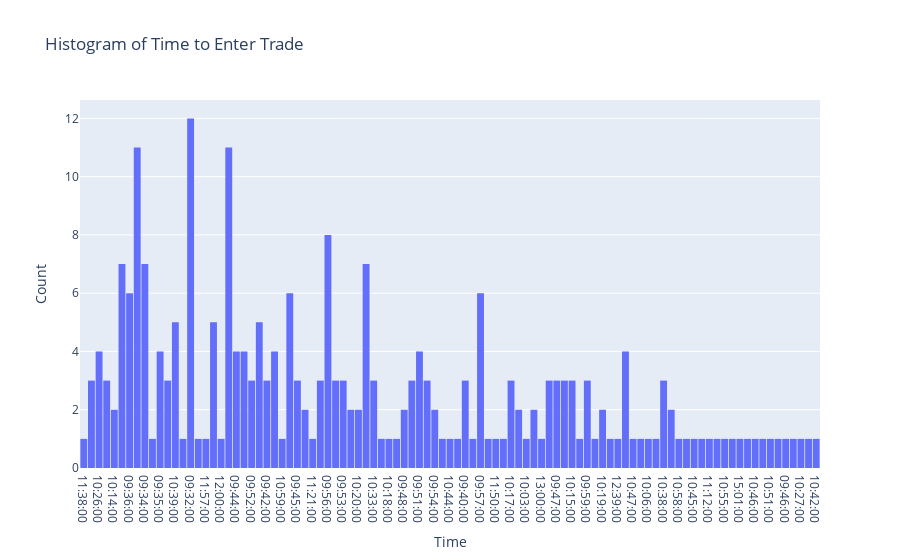

The notebook cell this image was saved under:
### Code cell
fig = px.histogram(trades, x="TimeEnter", nbins=50, title="Histogram of Time to Enter Trade")
fig.update_layout(
    xaxis_title="Time",
    yaxis_title="Count",
    bargap=0.1
)
fig.show()

### Figure 1 — Plotly figure (JSON) as saved in the notebook; plotly's stock layout.template omitted (floating-point values rounded to 4 significant figures; data arrays with more than 128 entries replaced by an {"elided": "..."} marker saying what was removed)
{"data": [{"alignmentgroup": "True", "bingroup": "x", "hovertemplate": "TimeEnter=%{x}<br>count=%{y}<extra></extra>", "legendgroup": "", "marker": {"color": "#636efa", "pattern": {"shape": ""}}, "name": "", "nbinsx": 50, "offsetgroup": "", "orientation": "v", "showlegend": false, "type": "histogram", "x": {"elided": "251 str values"}, "xaxis": "x", "yaxis": "y"}], "layout": {"bargap": 0.1, "barmode": "relative", "legend": {"tracegroupgap": 0}, "title": {"text": "Histogram of Time to Enter Trade"}, "xaxis": {"anchor": "y", "domain": [0, 1], "title": {"text": "Time"}}, "yaxis": {"anchor": "x", "domain": [0, 1], "title": {"text": "Count"}}}}
